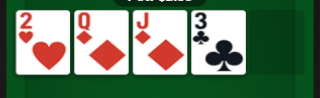
#> input picture vision/parity_debug/board_cards_lab.png, 320 x 98 px
$ python -i test_visual_parity.py   (imports and definitions only)
#> lines starting #> are read from the running program, lines starting #| are printed output that depends on the picture; after the words box and inside, x2 and y2 are one past the last pixel; in counts of white or black regions, pixels touching at a corner belong together
#> further down, picture is the input picture: shape (98, 320, 3); mean B, G, R 104.2, 129.1, 107
r"""
Visual parity test — measures how identical the lab client looks to PokerStars.

Compares a CDP screenshot of the lab client against a PS reference screenshot.
Computes SSIM (structural similarity) overall and per-region.

Usage:
    python vision/test_visual_parity.py
    python vision/test_visual_parity.py --reference path/to/ps_screenshot.png

Regions compared:
    - table_felt: the green oval area
    - board_cards: the 5 community card slots
    - hero_cards: the hero's hole cards
    - action_buttons: fold/call/raise buttons
    - seat_panels: player name/stack panels
    - pot_text: pot amount display

Target: overall SSIM > 0.95 (indistinguishable to a human)
"""

import cv2
import numpy as np
import sys
import os
import json
from pathlib import Path
from skimage.metrics import structural_similarity as ssim

sys.path.insert(0, str(Path(__file__).resolve().parent))


def find_table_region(frame):
    hsv = cv2.cvtColor(frame, cv2.COLOR_BGR2HSV)
#> hsv: shape (98, 320, 3); mean H, S, V 42.6, 137.8, 141.4
    mask = cv2.inRange(hsv, np.array([25, 30, 20]), np.array([85, 255, 255]))
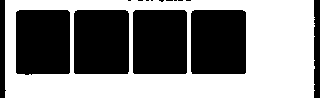
#> mask: shape (98, 320); 52.1% white; 15 black regions (9 under 20 px)
    contours, _ = cv2.findContours(mask, cv2.RETR_EXTERNAL, cv2.CHAIN_APPROX_SIMPLE)
#> contours = 1 contour; box (x1, y1, x2, y2) and area: (5, 0, 315, 98) 29847
    if not contours:
        return None
    largest = max(contours, key=cv2.contourArea)
#> largest = contour of 70 points, box (x1, y1, x2, y2) (5, 0, 315, 98), area 29847
    if cv2.contourArea(largest) < frame.shape[0] * frame.shape[1] * 0.03:
        return None
    return cv2.boundingRect(largest)


def extract_table_normalized(frame, target_w=400, target_h=700):
    """Extract and normalize the table area to a standard size."""
    region = find_table_region(frame)
#> region = (5, 0, 310, 98)
    if region is None:
        return None, None
    x, y, w, h = region
#> x = 5; y = 0; w = 310; h = 98
    # Pad to include hero cards and action buttons below felt
    pad_top = int(h * 0.05)
#> pad_top = 4
    pad_bottom = int(h * 0.45)
#> pad_bottom = 44
    pad_side = int(w * 0.15)
#> pad_side = 46
    y1 = max(0, y - pad_top)
#> y1 = 0
    y2 = min(frame.shape[0], y + h + pad_bottom)
#> y2 = 98
    x1 = max(0, x - pad_side)
#> x1 = 0
    x2 = min(frame.shape[1], x + w + pad_side)
#> x2 = 320
    table = frame[y1:y2, x1:x2]
    normalized = cv2.resize(table, (target_w, target_h))
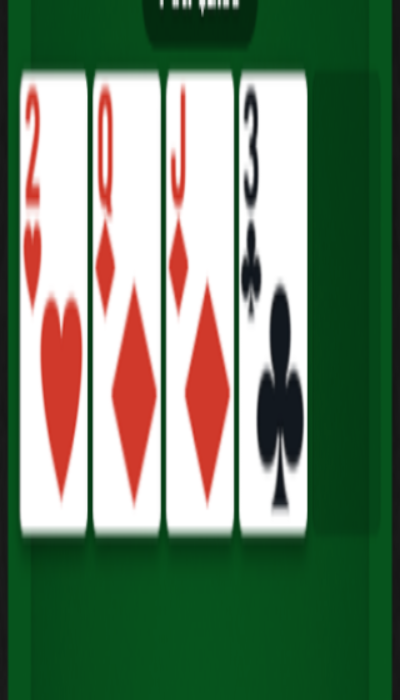
#> normalized: shape (700, 400, 3); mean B, G, R 104.2, 129.1, 107
    return normalized, (x1, y1, x2 - x1, y2 - y1)


# Regions as percentages of the normalized table image
REGIONS = {
    "table_felt": (0.05, 0.05, 0.90, 0.50),      # the green oval
    "board_cards": (0.15, 0.28, 0.70, 0.18),       # community cards
    "hero_cards": (0.15, 0.72, 0.50, 0.22),        # hero hole cards + panel
    "action_buttons": (0.05, 0.82, 0.90, 0.14),    # fold/call/raise (bottom bar)
    "seat_panels": (0.0, 0.0, 1.0, 0.18),          # top opponents
    "pot_text": (0.30, 0.20, 0.40, 0.12),          # pot display
}


# [230 lines left out: functions compute_region_ssim, capture_lab_screenshot, find_best_ps_reference, run_test, not called in this run]


# [7 lines not run here, left out]

>>> import cv2
>>> picture = cv2.imread('parity_debug/board_cards_lab.png')
>>> result = extract_table_normalized(picture)

$ run again, on vision/parity_debug/pot_text_lab.png
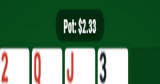
#> input picture vision/parity_debug/pot_text_lab.png, 160 x 84 px
#> picture is the input picture: shape (84, 160, 3); mean B, G, R 93.9, 124.6, 85.8
#> hsv: shape (84, 160, 3); mean H, S, V 49.9, 157.9, 128.5
#> in find_table_region, `mask = cv2.inRange(hsv, np.array([25, 30, 20]), np.array([85, 255, 255..`:
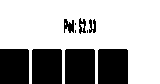
#> mask: shape (84, 160); 67.3% white; 10 black regions (3 under 20 px)
#> contours = 1 contour; box (x1, y1, x2, y2) and area: (0, 0, 160, 84) 8941
#> largest = contour of 25 points, box (x1, y1, x2, y2) (0, 0, 160, 84), area 8941
#> region = (0, 0, 160, 84)
#> x = 0; w = 160; h = 84
#> pad_top = 4
#> pad_bottom = 37
#> pad_side = 24
#> y1 = 0
#> y2 = 84
#> x1 = 0
#> x2 = 160
#> in extract_table_normalized, `normalized = cv2.resize(table, (target_w, target_h))`:
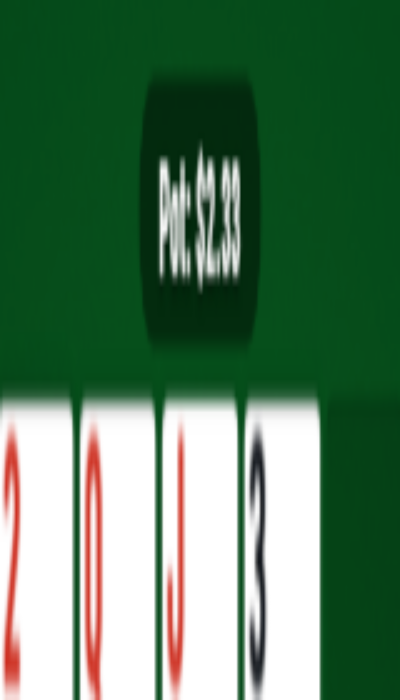
#> normalized: shape (700, 400, 3); mean B, G, R 93.9, 124.5, 85.7

$ run again, on vision/parity_debug/pot_text_ps.png
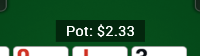
#> input picture vision/parity_debug/pot_text_ps.png, 200 x 56 px
#> picture is the input picture: shape (56, 200, 3); mean B, G, R 59.7, 96.3, 45.8
#> hsv: shape (56, 200, 3); mean H, S, V 60, 193.7, 97.4
#> in find_table_region, `mask = cv2.inRange(hsv, np.array([25, 30, 20]), np.array([85, 255, 255..`:
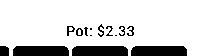
#> mask: shape (56, 200); 82.6% white; 14 black regions (3 under 20 px)
#> contours = 1 contour; box (x1, y1, x2, y2) and area: (0, 0, 200, 56) 9204
#> largest = contour of 39 points, box (x1, y1, x2, y2) (0, 0, 200, 56), area 9204
#> region = (0, 0, 200, 56)
#> x = 0; w = 200; h = 56
#> pad_top = 2
#> pad_bottom = 25
#> pad_side = 30
#> y1 = 0
#> y2 = 56
#> x1 = 0
#> x2 = 200
#> in extract_table_normalized, `normalized = cv2.resize(table, (target_w, target_h))`:
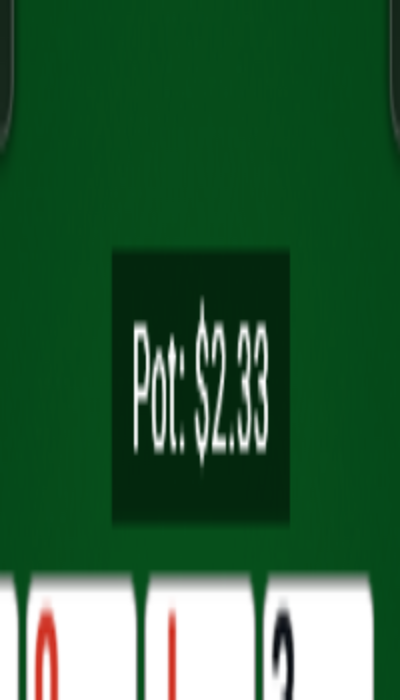
#> normalized: shape (700, 400, 3); mean B, G, R 59.7, 96.2, 45.7
